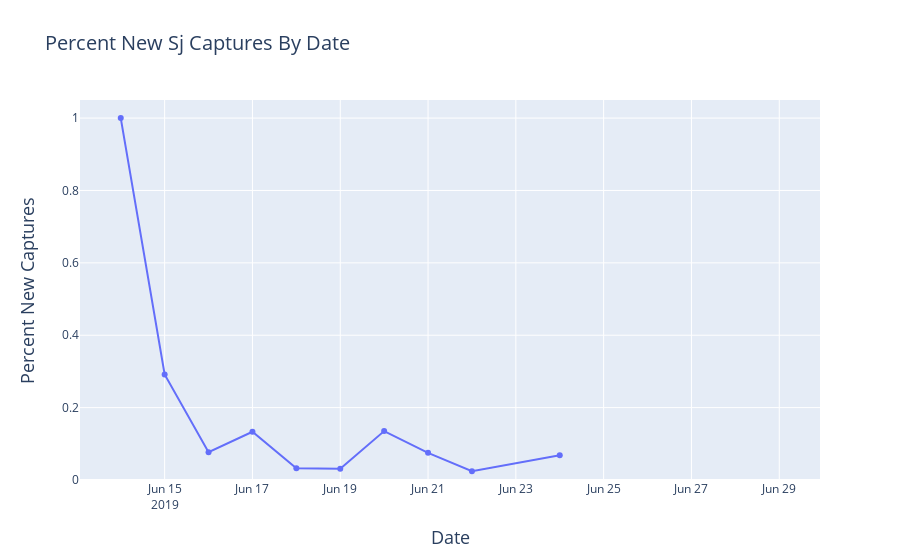

Write notebook code for a chart like this one.
### Code cell
species ='Sj'
# from datetime import datetime

PercNew = go.Scatter(x=nCaptures.loc[nCaptures.Species==species].Date.sort_values(), 
                y=nCaptures.loc[nCaptures.Species==species].percNew,
               mode = 'lines+markers',  name = '% New')
data = [PercNew]
layout = go.Layout(
    title = 'Percent New {} Captures By Date'.format(species),
    titlefont = dict(
        size = 20),
    xaxis = dict(
#         dtick = 1,
        title = 'Date',
        titlefont = dict(
            size = 18)),
    yaxis = dict(
        title = 'Percent New Captures',
        titlefont = dict(
            size = 18),
    range=[0,1.05]))
fig = go.Figure(
        data = data,
        layout = layout)
iplot(fig,
         filename = 'Percent New {} Captures By Date for {}.html'.format(species, year))

### Figure 1 — Plotly figure (JSON) as saved in the notebook; plotly's stock layout.template omitted (floating-point values rounded to 4 significant figures)
{"data": [{"mode": "lines+markers", "name": "% New", "type": "scatter", "x": ["2019-06-14T00:00:00", "2019-06-15T00:00:00", "2019-06-16T00:00:00", "2019-06-17T00:00:00", "2019-06-18T00:00:00", "2019-06-19T00:00:00", "2019-06-20T00:00:00", "2019-06-21T00:00:00", "2019-06-22T00:00:00", "2019-06-24T00:00:00", "2019-06-25T00:00:00", "2019-06-26T00:00:00", "2019-06-27T00:00:00", "2019-06-28T00:00:00", "2019-06-29T00:00:00"], "y": [1, 0.2917, 0.07692, 0.1333, 0.03226, 0.03125, 0.1351, 0.075, 0.02439, 0.06818, null, null, null, null, null]}], "layout": {"title": {"font": {"size": 20}, "text": "Percent New Sj Captures By Date"}, "xaxis": {"title": {"font": {"size": 18}, "text": "Date"}}, "yaxis": {"range": [0, 1.05], "title": {"font": {"size": 18}, "text": "Percent New Captures"}}}}
